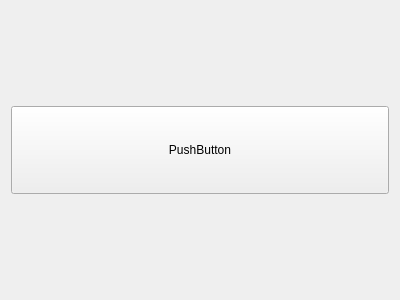
<?xml version="1.0" encoding="UTF-8"?>
<ui version="4.0">
 <class>UnitWidget</class>
 <widget class="QWidget" name="UnitWidget">
  <property name="geometry">
   <rect>
    <x>0</x>
    <y>0</y>
    <width>400</width>
    <height>300</height>
   </rect>
  </property>
  <property name="windowTitle">
   <string>Form</string>
  </property>
  <layout class="QGridLayout" name="gridLayout">
   <item row="0" column="0">
    <widget class="QWidget" name="widget" native="true"/>
   </item>
   <item row="1" column="0">
    <widget class="QPushButton" name="pushButton">
     <property name="sizePolicy">
      <sizepolicy hsizetype="Minimum" vsizetype="Minimum">
       <horstretch>0</horstretch>
       <verstretch>0</verstretch>
      </sizepolicy>
     </property>
     <property name="text">
      <string>PushButton</string>
     </property>
    </widget>
   </item>
   <item row="2" column="0">
    <widget class="QWidget" name="widget_2" native="true"/>
   </item>
  </layout>
 </widget>
 <resources/>
 <connections/>
</ui>
